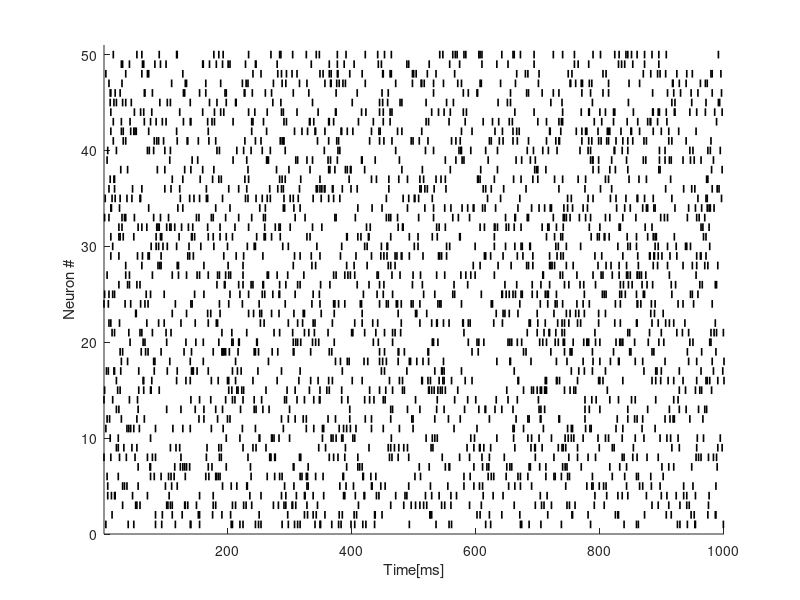
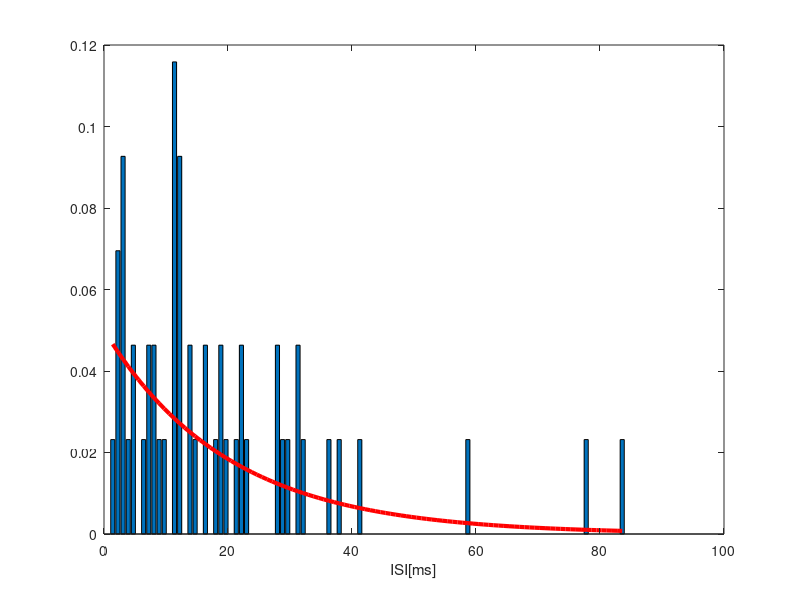

The MATLAB script that drew these images, in order: (Note: a time limit stopped this script after it produced the figures.)
%% Poisson Spike Generator
clear; clf; clc;

N=50;                                                                           % # of trials
T=1000;                                                                         % ms
r=50;                                                                           % # of spikes/s (constant)
p=r/1000;                                                                       % 1ms

hold on;
for trial=1:N
    spk=-1*ones(1,T);                                                           % Initialize spk value
    for ii=1:T
        xrand=rand(1);                                                          % Generate random number
        if p>xrand                                                              
            spk(ii)=1;                                                          % Poisson Process for each bin
        end
    end
    n=find(spk==1);                                                             % Find spike regions
    for it=n
        plot([it it],[trial-0.4 trial+0.4], 'k', 'Linewidth',1.2);              % Raster plot the spikes
    end
    xlim([1 T])
    ylim([0 N+1])
end
hold off;
xlabel('Time[ms]');
ylabel('Neuron #');


%% For analysis of ISI: change value of T into T=100000ms, r=100, N=1 to use this
spk_time=find(spk==1);
ISI=zeros(1,length(spk_time)-1);
for iter=1:length(spk_time)-1
    ISI(iter)=spk_time(iter+1)-spk_time(iter);
end
[f,x]=hist(ISI, 100);
fr_mean = length(spk_time)/T;
g=p*exp(-p.*x);
figure(2);
bar(x,f/trapz(x,f)); hold on;
plot(x,g,'r','Linewidth',3); hold off;
xlim([0 100]);
xlabel('ISI[ms]');
